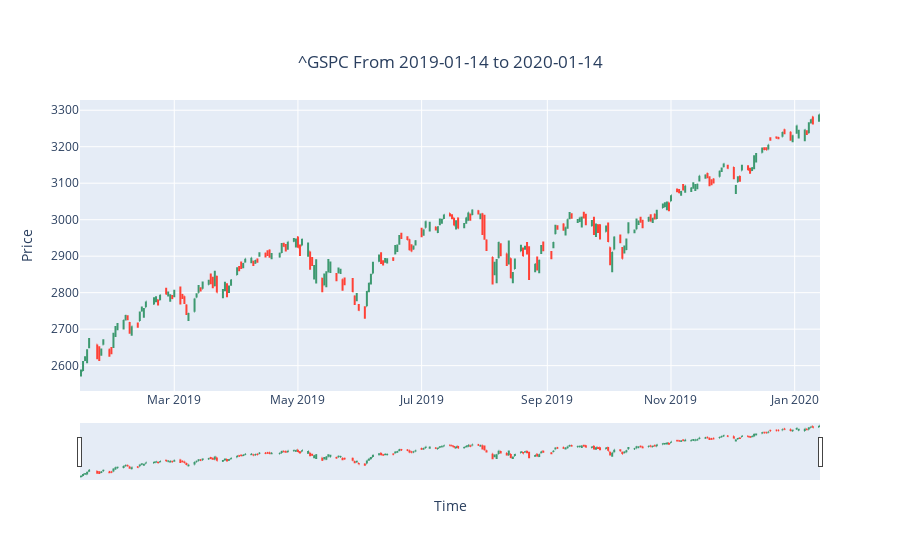

Here is the notebook cell this chart was saved with:
### Code cell
# View the S&P 500
print_ohlc(inx_df, inx_info)

### Figure 1 — Plotly figure (JSON) as saved in the notebook; plotly's stock layout.template omitted (floating-point values rounded to 4 significant figures; data arrays with more than 128 entries replaced by an {"elided": "..."} marker saying what was removed)
{"data": [{"close": {"elided": "252 float values"}, "high": {"elided": "252 float values"}, "low": {"elided": "252 float values"}, "open": {"elided": "252 float values"}, "type": "ohlc", "x": {"elided": "252 str values"}}], "layout": {"title": {"text": "^GSPC From 2019-01-14 to 2020-01-14", "x": 0.5, "xanchor": "center", "y": 0.9, "yanchor": "top"}, "xaxis": {"rangeslider": {"visible": true}, "title": {"text": "Time"}}, "yaxis": {"title": {"text": "Price"}}}}
